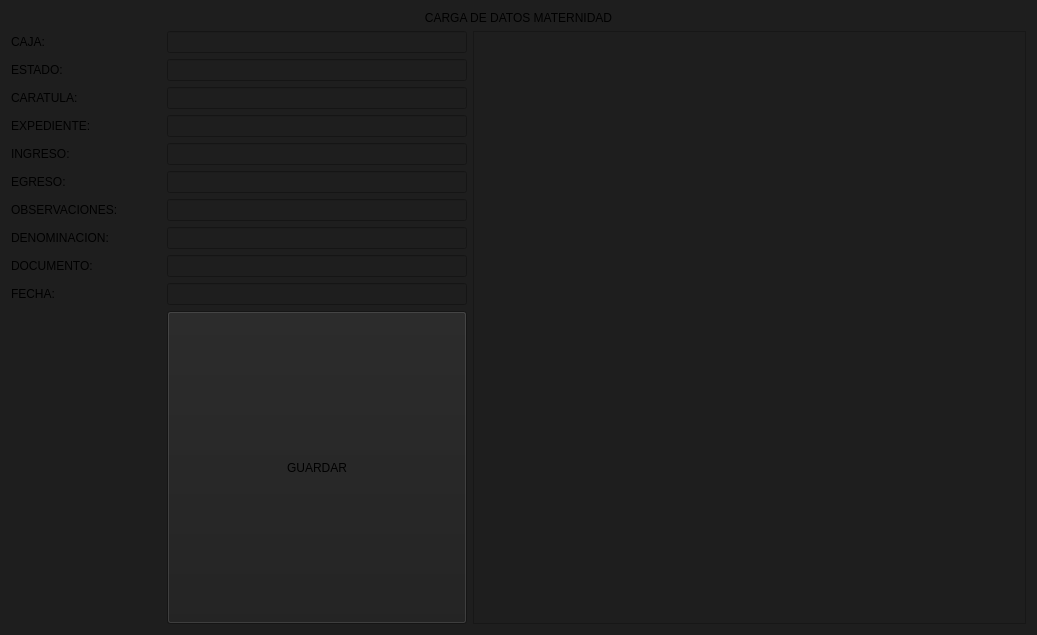
<?xml version="1.0" encoding="UTF-8"?>
<ui version="4.0">
 <class>Form_ips</class>
 <widget class="QWidget" name="Form_ips">
  <property name="geometry">
   <rect>
    <x>0</x>
    <y>0</y>
    <width>1037</width>
    <height>635</height>
   </rect>
  </property>
  <property name="windowTitle">
   <string>Form</string>
  </property>
  <property name="styleSheet">
   <string notr="true">background-color: #1e1e1e;</string>
  </property>
  <layout class="QGridLayout" name="gridLayout">
   <item row="1" column="0">
    <widget class="QLabel" name="label_caja">
     <property name="sizePolicy">
      <sizepolicy hsizetype="Preferred" vsizetype="Fixed">
       <horstretch>0</horstretch>
       <verstretch>0</verstretch>
      </sizepolicy>
     </property>
     
     <property name="text">
      <string>CAJA:</string>
     </property>
     <property name="alignment">
      <set>Qt::AlignmentFlag::AlignLeading|Qt::AlignmentFlag::AlignLeft|Qt::AlignmentFlag::AlignVCenter</set>
     </property>
    </widget>
   </item>
   <item row="8" column="0">
    <widget class="QLabel" name="label_denominacion">
     <property name="sizePolicy">
      <sizepolicy hsizetype="Preferred" vsizetype="Fixed">
       <horstretch>0</horstretch>
       <verstretch>0</verstretch>
      </sizepolicy>
     </property>
     <property name="minimumSize">
      <size>
       <width>150</width>
       <height>0</height>
      </size>
     </property>
     <property name="maximumSize">
      <size>
       <width>0</width>
       <height>16777215</height>
      </size>
     </property>
     
     <property name="text">
      <string>DENOMINACION:</string>
     </property>
     <property name="alignment">
      <set>Qt::AlignmentFlag::AlignLeading|Qt::AlignmentFlag::AlignLeft|Qt::AlignmentFlag::AlignVCenter</set>
     </property>
    </widget>
   </item>
   <item row="9" column="0">
    <widget class="QLabel" name="label_documento">
     <property name="sizePolicy">
      <sizepolicy hsizetype="Preferred" vsizetype="Fixed">
       <horstretch>0</horstretch>
       <verstretch>0</verstretch>
      </sizepolicy>
     </property>
     
     <property name="text">
      <string>DOCUMENTO:</string>
     </property>
     <property name="alignment">
      <set>Qt::AlignmentFlag::AlignLeading|Qt::AlignmentFlag::AlignLeft|Qt::AlignmentFlag::AlignVCenter</set>
     </property>
    </widget>
   </item>
   <item row="2" column="1">
    <widget class="QLineEdit" name="line_estado">
     <property name="sizePolicy">
      <sizepolicy hsizetype="Preferred" vsizetype="Preferred">
       <horstretch>0</horstretch>
       <verstretch>0</verstretch>
      </sizepolicy>
     </property>
     
     <property name="readOnly">
      <bool>false</bool>
     </property>
    </widget>
   </item>
   <item row="9" column="1">
    <widget class="QLineEdit" name="line_documento">
     <property name="sizePolicy">
      <sizepolicy hsizetype="Preferred" vsizetype="Preferred">
       <horstretch>0</horstretch>
       <verstretch>0</verstretch>
      </sizepolicy>
     </property>
     
     <property name="readOnly">
      <bool>false</bool>
     </property>
    </widget>
   </item>
   <item row="5" column="0">
    <widget class="QLabel" name="label_ingreso">
     <property name="sizePolicy">
      <sizepolicy hsizetype="Preferred" vsizetype="Fixed">
       <horstretch>0</horstretch>
       <verstretch>0</verstretch>
      </sizepolicy>
     </property>
     
     <property name="text">
      <string>INGRESO:</string>
     </property>
     <property name="alignment">
      <set>Qt::AlignmentFlag::AlignLeading|Qt::AlignmentFlag::AlignLeft|Qt::AlignmentFlag::AlignVCenter</set>
     </property>
    </widget>
   </item>
   <item row="2" column="0">
    <widget class="QLabel" name="label_estado">
     <property name="sizePolicy">
      <sizepolicy hsizetype="Preferred" vsizetype="Fixed">
       <horstretch>0</horstretch>
       <verstretch>0</verstretch>
      </sizepolicy>
     </property>
     
     <property name="text">
      <string>ESTADO:</string>
     </property>
     <property name="alignment">
      <set>Qt::AlignmentFlag::AlignLeading|Qt::AlignmentFlag::AlignLeft|Qt::AlignmentFlag::AlignVCenter</set>
     </property>
    </widget>
   </item>
   <item row="5" column="1">
    <widget class="QLineEdit" name="line_ingreso">
     <property name="sizePolicy">
      <sizepolicy hsizetype="Preferred" vsizetype="Preferred">
       <horstretch>0</horstretch>
       <verstretch>0</verstretch>
      </sizepolicy>
     </property>
     
     <property name="readOnly">
      <bool>false</bool>
     </property>
    </widget>
   </item>
   <item row="11" column="1">
    <widget class="QPushButton" name="pushButton_guardar_carga_maternidad">
     <property name="sizePolicy">
      <sizepolicy hsizetype="Preferred" vsizetype="Preferred">
       <horstretch>0</horstretch>
       <verstretch>0</verstretch>
      </sizepolicy>
     </property>
     <property name="minimumSize">
      <size>
       <width>300</width>
       <height>0</height>
      </size>
     </property>
     <property name="cursor">
      <cursorShape>PointingHandCursor</cursorShape>
     </property>
     
     <property name="text">
      <string>GUARDAR</string>
     </property>
    </widget>
   </item>
   <item row="0" column="0" colspan="3">
    <widget class="QLabel" name="label">
     <property name="sizePolicy">
      <sizepolicy hsizetype="Preferred" vsizetype="Maximum">
       <horstretch>0</horstretch>
       <verstretch>0</verstretch>
      </sizepolicy>
     </property>
     <property name="text">
      <string>CARGA DE DATOS MATERNIDAD</string>
     </property>
     <property name="alignment">
      <set>Qt::AlignmentFlag::AlignCenter</set>
     </property>
    </widget>
   </item>
   <item row="1" column="1">
    <widget class="QLineEdit" name="line_caja">
     <property name="sizePolicy">
      <sizepolicy hsizetype="Preferred" vsizetype="Preferred">
       <horstretch>0</horstretch>
       <verstretch>0</verstretch>
      </sizepolicy>
     </property>
     <property name="minimumSize">
      <size>
       <width>0</width>
       <height>0</height>
      </size>
     </property>
     
     <property name="readOnly">
      <bool>false</bool>
     </property>
    </widget>
   </item>
   <item row="8" column="1">
    <widget class="QLineEdit" name="line_denominacion">
     <property name="sizePolicy">
      <sizepolicy hsizetype="Preferred" vsizetype="Preferred">
       <horstretch>0</horstretch>
       <verstretch>0</verstretch>
      </sizepolicy>
     </property>
     <property name="minimumSize">
      <size>
       <width>300</width>
       <height>0</height>
      </size>
     </property>
     
     <property name="readOnly">
      <bool>false</bool>
     </property>
    </widget>
   </item>
   <item row="3" column="0">
    <widget class="QLabel" name="label_caratula">
     <property name="sizePolicy">
      <sizepolicy hsizetype="Preferred" vsizetype="Fixed">
       <horstretch>0</horstretch>
       <verstretch>0</verstretch>
      </sizepolicy>
     </property>
     
     <property name="text">
      <string>CARATULA:</string>
     </property>
     <property name="alignment">
      <set>Qt::AlignmentFlag::AlignLeading|Qt::AlignmentFlag::AlignLeft|Qt::AlignmentFlag::AlignVCenter</set>
     </property>
    </widget>
   </item>
   <item row="3" column="1">
    <widget class="QLineEdit" name="line_caratula">
     <property name="sizePolicy">
      <sizepolicy hsizetype="Preferred" vsizetype="Preferred">
       <horstretch>0</horstretch>
       <verstretch>0</verstretch>
      </sizepolicy>
     </property>
     <property name="minimumSize">
      <size>
       <width>0</width>
       <height>0</height>
      </size>
     </property>
     
     <property name="readOnly">
      <bool>false</bool>
     </property>
    </widget>
   </item>
   <item row="4" column="0">
    <widget class="QLabel" name="label_expediente">
     <property name="sizePolicy">
      <sizepolicy hsizetype="Preferred" vsizetype="Fixed">
       <horstretch>0</horstretch>
       <verstretch>0</verstretch>
      </sizepolicy>
     </property>
     
     <property name="text">
      <string>EXPEDIENTE:</string>
     </property>
     <property name="alignment">
      <set>Qt::AlignmentFlag::AlignLeading|Qt::AlignmentFlag::AlignLeft|Qt::AlignmentFlag::AlignVCenter</set>
     </property>
    </widget>
   </item>
   <item row="1" column="2" rowspan="11">
    <widget class="QTreeView" name="treeView_carga_maternidad">
     <property name="minimumSize">
      <size>
       <width>0</width>
       <height>0</height>
      </size>
     </property>
     <property name="focusPolicy">
      <enum>Qt::FocusPolicy::NoFocus</enum>
     </property>
    </widget>
   </item>
   <item row="10" column="1">
    <widget class="QLineEdit" name="line_fecha">
     <property name="sizePolicy">
      <sizepolicy hsizetype="Preferred" vsizetype="Preferred">
       <horstretch>0</horstretch>
       <verstretch>0</verstretch>
      </sizepolicy>
     </property>
     
    </widget>
   </item>
   <item row="6" column="1">
    <widget class="QLineEdit" name="line_egreso">
     <property name="sizePolicy">
      <sizepolicy hsizetype="Preferred" vsizetype="Preferred">
       <horstretch>0</horstretch>
       <verstretch>0</verstretch>
      </sizepolicy>
     </property>
     
     <property name="readOnly">
      <bool>false</bool>
     </property>
    </widget>
   </item>
   <item row="6" column="0">
    <widget class="QLabel" name="labe_egreso">
     <property name="sizePolicy">
      <sizepolicy hsizetype="Preferred" vsizetype="Fixed">
       <horstretch>0</horstretch>
       <verstretch>0</verstretch>
      </sizepolicy>
     </property>
     
     <property name="text">
      <string>EGRESO:</string>
     </property>
     <property name="alignment">
      <set>Qt::AlignmentFlag::AlignLeading|Qt::AlignmentFlag::AlignLeft|Qt::AlignmentFlag::AlignVCenter</set>
     </property>
    </widget>
   </item>
   <item row="7" column="0">
    <widget class="QLabel" name="label_observaciones">
     <property name="sizePolicy">
      <sizepolicy hsizetype="Preferred" vsizetype="Fixed">
       <horstretch>0</horstretch>
       <verstretch>0</verstretch>
      </sizepolicy>
     </property>
     
     <property name="text">
      <string>OBSERVACIONES:</string>
     </property>
    </widget>
   </item>
   <item row="4" column="1">
    <widget class="QLineEdit" name="line_expediente">
     <property name="sizePolicy">
      <sizepolicy hsizetype="Preferred" vsizetype="Preferred">
       <horstretch>0</horstretch>
       <verstretch>0</verstretch>
      </sizepolicy>
     </property>
     <property name="focusPolicy">
      <enum>Qt::FocusPolicy::StrongFocus</enum>
     </property>
     
     <property name="readOnly">
      <bool>false</bool>
     </property>
    </widget>
   </item>
   <item row="10" column="0">
    <widget class="QLabel" name="label_fecha">
     <property name="sizePolicy">
      <sizepolicy hsizetype="Preferred" vsizetype="Fixed">
       <horstretch>0</horstretch>
       <verstretch>0</verstretch>
      </sizepolicy>
     </property>
     
     <property name="text">
      <string>FECHA:</string>
     </property>
    </widget>
   </item>
   <item row="7" column="1">
    <widget class="QLineEdit" name="line_observaciones">
     <property name="sizePolicy">
      <sizepolicy hsizetype="Preferred" vsizetype="Preferred">
       <horstretch>0</horstretch>
       <verstretch>0</verstretch>
      </sizepolicy>
     </property>
     
    </widget>
   </item>
  </layout>
 </widget>
 <tabstops>
  <tabstop>line_caja</tabstop>
  <tabstop>line_estado</tabstop>
  <tabstop>line_caratula</tabstop>
  <tabstop>line_expediente</tabstop>
  <tabstop>line_ingreso</tabstop>
  <tabstop>line_egreso</tabstop>
  <tabstop>line_observaciones</tabstop>
  <tabstop>line_denominacion</tabstop>
  <tabstop>line_documento</tabstop>
  <tabstop>line_fecha</tabstop>
  <tabstop>pushButton_guardar_carga_maternidad</tabstop>
 </tabstops>
 <resources>
  <include location="labels_png.qrc"/>
 </resources>
 <connections>
  <connection>
   <sender>line_caja</sender>
   <signal>returnPressed()</signal>
   <receiver>line_estado</receiver>
   <slot>selectAll()</slot>
   <hints>
    <hint type="sourcelabel">
     <x>400</x>
     <y>102</y>
    </hint>
    <hint type="destinationlabel">
     <x>400</x>
     <y>141</y>
    </hint>
   </hints>
  </connection>
  <connection>
   <sender>line_estado</sender>
   <signal>returnPressed()</signal>
   <receiver>line_caratula</receiver>
   <slot>selectAll()</slot>
   <hints>
    <hint type="sourcelabel">
     <x>378</x>
     <y>159</y>
    </hint>
    <hint type="destinationlabel">
     <x>378</x>
     <y>181</y>
    </hint>
   </hints>
  </connection>
  <connection>
   <sender>line_caratula</sender>
   <signal>returnPressed()</signal>
   <receiver>line_expediente</receiver>
   <slot>selectAll()</slot>
   <hints>
    <hint type="sourcelabel">
     <x>354</x>
     <y>209</y>
    </hint>
    <hint type="destinationlabel">
     <x>354</x>
     <y>232</y>
    </hint>
   </hints>
  </connection>
  <connection>
   <sender>line_expediente</sender>
   <signal>returnPressed()</signal>
   <receiver>line_ingreso</receiver>
   <slot>selectAll()</slot>
   <hints>
    <hint type="sourcelabel">
     <x>333</x>
     <y>259</y>
    </hint>
    <hint type="destinationlabel">
     <x>333</x>
     <y>289</y>
    </hint>
   </hints>
  </connection>
  <connection>
   <sender>line_ingreso</sender>
   <signal>returnPressed()</signal>
   <receiver>line_egreso</receiver>
   <slot>selectAll()</slot>
   <hints>
    <hint type="sourcelabel">
     <x>309</x>
     <y>302</y>
    </hint>
    <hint type="destinationlabel">
     <x>309</x>
     <y>337</y>
    </hint>
   </hints>
  </connection>
  <connection>
   <sender>line_egreso</sender>
   <signal>returnPressed()</signal>
   <receiver>line_observaciones</receiver>
   <slot>selectAll()</slot>
   <hints>
    <hint type="sourcelabel">
     <x>286</x>
     <y>359</y>
    </hint>
    <hint type="destinationlabel">
     <x>286</x>
     <y>380</y>
    </hint>
   </hints>
  </connection>
  <connection>
   <sender>line_observaciones</sender>
   <signal>returnPressed()</signal>
   <receiver>line_denominacion</receiver>
   <slot>selectAll()</slot>
   <hints>
    <hint type="sourcelabel">
     <x>263</x>
     <y>409</y>
    </hint>
    <hint type="destinationlabel">
     <x>263</x>
     <y>439</y>
    </hint>
   </hints>
  </connection>
  <connection>
   <sender>line_denominacion</sender>
   <signal>returnPressed()</signal>
   <receiver>line_documento</receiver>
   <slot>selectAll()</slot>
   <hints>
    <hint type="sourcelabel">
     <x>244</x>
     <y>459</y>
    </hint>
    <hint type="destinationlabel">
     <x>244</x>
     <y>485</y>
    </hint>
   </hints>
  </connection>
  <connection>
   <sender>line_documento</sender>
   <signal>returnPressed()</signal>
   <receiver>line_fecha</receiver>
   <slot>selectAll()</slot>
   <hints>
    <hint type="sourcelabel">
     <x>215</x>
     <y>509</y>
    </hint>
    <hint type="destinationlabel">
     <x>215</x>
     <y>534</y>
    </hint>
   </hints>
  </connection>
  <connection>
   <sender>line_fecha</sender>
   <signal>returnPressed()</signal>
   <receiver>pushButton_guardar_carga_maternidad</receiver>
   <slot>click()</slot>
   <hints>
    <hint type="sourcelabel">
     <x>187</x>
     <y>548</y>
    </hint>
    <hint type="destinationlabel">
     <x>187</x>
     <y>601</y>
    </hint>
   </hints>
  </connection>
 </connections>
</ui>
